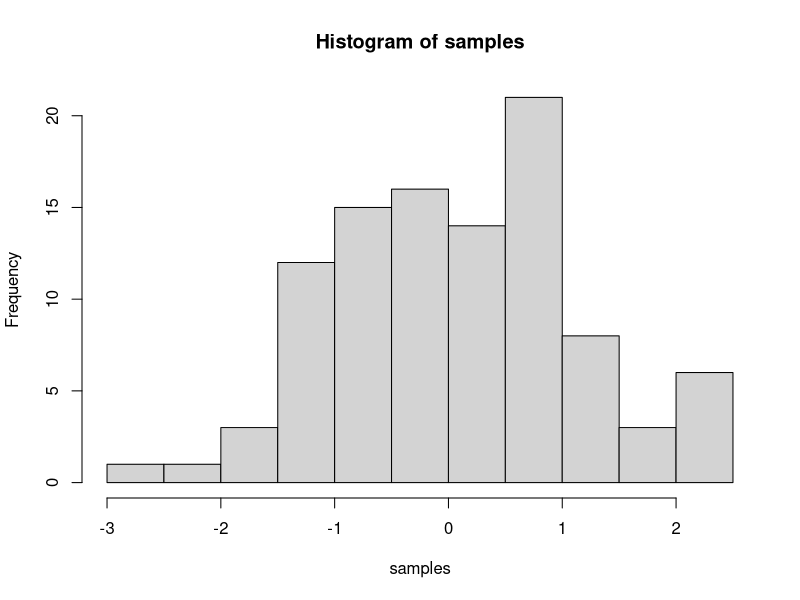

Write the R code that produced this figure.
## ---- chunk 1
knitr::opts_chunk$set(message=FALSE,warning=FALSE, cache=TRUE)
## ---- chunk 2
10 * 10
99 + 1
2 * 3
4 - 1
6 / (4 - 1)

## ---- chunk 3
roll <- function(faces = 1:6, nr_of_dices = 1) {
  dice <- sample(faces, size = nr_of_dices, replace = TRUE)
  sum(dice)
}
# Let's throw the die
print('Let\'s throw the die once:',roll())
## ---- chunk 4
samples <- rnorm(100, mean=0, sd=1)
hist(samples)
